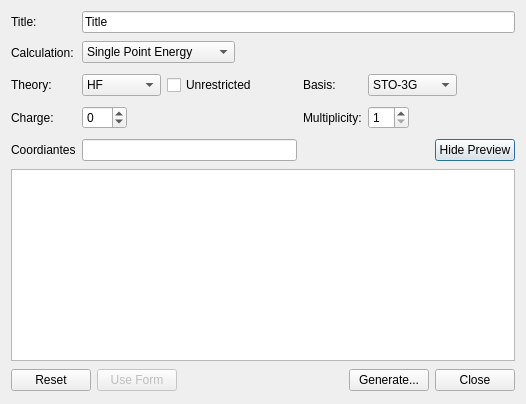
<?xml version="1.0" encoding="UTF-8"?>
<ui version="4.0">
 <class>TeraChemInputDialog</class>
 <widget class="QDialog" name="TeraChemInputDialog">
  <property name="geometry">
   <rect>
    <x>0</x>
    <y>0</y>
    <width>621</width>
    <height>471</height>
   </rect>
  </property>
  <property name="sizePolicy">
   <sizepolicy hsizetype="Fixed" vsizetype="Fixed">
    <horstretch>0</horstretch>
    <verstretch>0</verstretch>
   </sizepolicy>
  </property>
  <property name="windowTitle">
   <string>TeraChem Input</string>
  </property>
  <layout class="QVBoxLayout" name="verticalLayout">
   <property name="sizeConstraint">
    <enum>QLayout::SetFixedSize</enum>
   </property>
   <item>
    <layout class="QGridLayout" name="gridLayout">
     <item row="0" column="0">
      <widget class="QLabel" name="label_7">
       <property name="text">
        <string>Title:</string>
       </property>
       <property name="buddy">
        <cstring>titleLine</cstring>
       </property>
      </widget>
     </item>
     <item row="0" column="1" colspan="3">
      <widget class="QLineEdit" name="titleLine">
       <property name="text">
        <string>Title</string>
       </property>
      </widget>
     </item>
     <item row="1" column="0">
      <widget class="QLabel" name="label">
       <property name="text">
        <string>Calculation:</string>
       </property>
       <property name="buddy">
        <cstring>calculationCombo</cstring>
       </property>
      </widget>
     </item>
     <item row="1" column="1">
      <layout class="QHBoxLayout" name="horizontalLayout">
       <item>
        <widget class="QComboBox" name="calculationCombo">
         <property name="currentIndex">
          <number>0</number>
         </property>
         <item>
          <property name="text">
           <string>Single Point Energy</string>
          </property>
         </item>
         <item>
          <property name="text">
           <string>Gradient</string>
          </property>
         </item>
         <item>
          <property name="text">
           <string>Geometry Optimization</string>
          </property>
         </item>
        </widget>
       </item>
       <item>
        <spacer name="horizontalSpacer_2">
         <property name="orientation">
          <enum>Qt::Horizontal</enum>
         </property>
         <property name="sizeHint" stdset="0">
          <size>
           <width>18</width>
           <height>27</height>
          </size>
         </property>
        </spacer>
       </item>
      </layout>
     </item>
     <item row="2" column="0">
      <widget class="QLabel" name="label_2">
       <property name="text">
        <string>Theory:</string>
       </property>
       <property name="buddy">
        <cstring>theoryCombo</cstring>
       </property>
      </widget>
     </item>
     <item row="2" column="1">
      <layout class="QHBoxLayout" name="horizontalLayout_2">
       <item>
        <widget class="QComboBox" name="theoryCombo">
         <property name="editable">
          <bool>false</bool>
         </property>
         <property name="currentIndex">
          <number>0</number>
         </property>
         <item>
          <property name="text">
           <string>HF</string>
          </property>
         </item>
         <item>
          <property name="text">
           <string>BLYP</string>
          </property>
         </item>
         <item>
          <property name="text">
           <string>B3LYP</string>
          </property>
         </item>
         <item>
          <property name="text">
           <string>B3LYP1</string>
          </property>
         </item>
         <item>
          <property name="text">
           <string>B3LYP5</string>
          </property>
         </item>
         <item>
          <property name="text">
           <string>PBE</string>
          </property>
         </item>
         <item>
          <property name="text">
           <string>REVPBE</string>
          </property>
         </item>
        </widget>
       </item>
       <item>
        <widget class="QCheckBox" name="checkUnrestricted">
         <property name="text">
          <string>Unrestricted</string>
         </property>
        </widget>
       </item>
       <item>
        <spacer name="horizontalSpacer_3">
         <property name="orientation">
          <enum>Qt::Horizontal</enum>
         </property>
         <property name="sizeHint" stdset="0">
          <size>
           <width>40</width>
           <height>20</height>
          </size>
         </property>
        </spacer>
       </item>
      </layout>
     </item>
     <item row="4" column="0">
      <widget class="QLabel" name="label_3">
       <property name="text">
        <string>Charge:</string>
       </property>
       <property name="buddy">
        <cstring>chargeSpin</cstring>
       </property>
      </widget>
     </item>
     <item row="4" column="1">
      <layout class="QHBoxLayout" name="horizontalLayout_4">
       <item>
        <widget class="QSpinBox" name="chargeSpin">
         <property name="minimum">
          <number>-99</number>
         </property>
         <property name="value">
          <number>0</number>
         </property>
        </widget>
       </item>
       <item>
        <spacer name="horizontalSpacer_4">
         <property name="orientation">
          <enum>Qt::Horizontal</enum>
         </property>
         <property name="sizeHint" stdset="0">
          <size>
           <width>58</width>
           <height>27</height>
          </size>
         </property>
        </spacer>
       </item>
      </layout>
     </item>
     <item row="5" column="0">
      <widget class="QLabel" name="label_10">
       <property name="text">
        <string>Coordiantes</string>
       </property>
      </widget>
     </item>
     <item row="5" column="1">
      <layout class="QHBoxLayout" name="horizontalLayout_9">
       <item>
        <widget class="QLineEdit" name="coordFile"/>
       </item>
      </layout>
     </item>
     <item row="4" column="2">
      <widget class="QLabel" name="label_6">
       <property name="text">
        <string>Multiplicity:</string>
       </property>
       <property name="buddy">
        <cstring>multiplicitySpin</cstring>
       </property>
      </widget>
     </item>
     <item row="2" column="2">
      <widget class="QLabel" name="label_5">
       <property name="text">
        <string>Basis:</string>
       </property>
       <property name="buddy">
        <cstring>basisCombo</cstring>
       </property>
      </widget>
     </item>
     <item row="2" column="3">
      <layout class="QHBoxLayout" name="horizontalLayout_6">
       <item>
        <widget class="QComboBox" name="basisCombo">
         <property name="accessibleDescription">
          <string notr="true"/>
         </property>
         <property name="currentIndex">
          <number>0</number>
         </property>
         <item>
          <property name="text">
           <string>STO-3G</string>
          </property>
         </item>
         <item>
          <property name="text">
           <string>3-21G</string>
          </property>
         </item>
         <item>
          <property name="text">
           <string>6-31G(d)</string>
          </property>
         </item>
         <item>
          <property name="text">
           <string>6-31G(d,p)</string>
          </property>
         </item>
         <item>
          <property name="text">
           <string>6-31+G(d)</string>
          </property>
         </item>
         <item>
          <property name="text">
           <string>6-311G(d)</string>
          </property>
         </item>
         <item>
          <property name="text">
           <string>cc-pVDZ</string>
          </property>
         </item>
        </widget>
       </item>
       <item>
        <spacer name="horizontalSpacer_6">
         <property name="orientation">
          <enum>Qt::Horizontal</enum>
         </property>
         <property name="sizeHint" stdset="0">
          <size>
           <width>58</width>
           <height>26</height>
          </size>
         </property>
        </spacer>
       </item>
      </layout>
     </item>
     <item row="5" column="3">
      <layout class="QHBoxLayout" name="horizontalLayout_10">
       <item>
        <spacer name="horizontalSpacer_8">
         <property name="orientation">
          <enum>Qt::Horizontal</enum>
         </property>
         <property name="sizeHint" stdset="0">
          <size>
           <width>18</width>
           <height>26</height>
          </size>
         </property>
        </spacer>
       </item>
       <item>
        <widget class="QPushButton" name="moreButton">
         <property name="sizePolicy">
          <sizepolicy hsizetype="Fixed" vsizetype="Fixed">
           <horstretch>0</horstretch>
           <verstretch>0</verstretch>
          </sizepolicy>
         </property>
         <property name="text">
          <string>Hide Preview</string>
         </property>
        </widget>
       </item>
      </layout>
     </item>
     <item row="4" column="3">
      <layout class="QGridLayout" name="gridLayout_2">
       <item row="0" column="0">
        <widget class="QSpinBox" name="multiplicitySpin">
         <property name="minimum">
          <number>1</number>
         </property>
         <property name="value">
          <number>1</number>
         </property>
        </widget>
       </item>
       <item row="0" column="1">
        <spacer name="horizontalSpacer_5">
         <property name="orientation">
          <enum>Qt::Horizontal</enum>
         </property>
         <property name="sizeHint" stdset="0">
          <size>
           <width>40</width>
           <height>20</height>
          </size>
         </property>
        </spacer>
       </item>
      </layout>
     </item>
    </layout>
   </item>
   <item>
    <widget class="QTextEdit" name="previewText">
     <property name="enabled">
      <bool>true</bool>
     </property>
     <property name="font">
      <font>
       <family>Monospace</family>
       <stylestrategy>PreferAntialias</stylestrategy>
      </font>
     </property>
     <property name="readOnly">
      <bool>false</bool>
     </property>
     <property name="acceptRichText">
      <bool>false</bool>
     </property>
    </widget>
   </item>
   <item>
    <layout class="QHBoxLayout" name="horizontalLayout_3">
     <property name="sizeConstraint">
      <enum>QLayout::SetFixedSize</enum>
     </property>
     <item>
      <widget class="QPushButton" name="resetButton">
       <property name="text">
        <string>Reset</string>
       </property>
      </widget>
     </item>
     <item>
      <widget class="QPushButton" name="enableFormButton">
       <property name="enabled">
        <bool>false</bool>
       </property>
       <property name="text">
        <string>Use Form</string>
       </property>
      </widget>
     </item>
     <item>
      <spacer name="horizontalSpacer">
       <property name="orientation">
        <enum>Qt::Horizontal</enum>
       </property>
       <property name="sizeHint" stdset="0">
        <size>
         <width>48</width>
         <height>26</height>
        </size>
       </property>
      </spacer>
     </item>
     <item>
      <widget class="QPushButton" name="generateButton">
       <property name="text">
        <string>Generate...</string>
       </property>
      </widget>
     </item>
     <item>
      <widget class="QPushButton" name="closeButton">
       <property name="text">
        <string>Close</string>
       </property>
      </widget>
     </item>
    </layout>
   </item>
  </layout>
 </widget>
 <tabstops>
  <tabstop>titleLine</tabstop>
  <tabstop>calculationCombo</tabstop>
  <tabstop>theoryCombo</tabstop>
  <tabstop>basisCombo</tabstop>
  <tabstop>chargeSpin</tabstop>
  <tabstop>moreButton</tabstop>
  <tabstop>previewText</tabstop>
  <tabstop>generateButton</tabstop>
  <tabstop>closeButton</tabstop>
  <tabstop>resetButton</tabstop>
  <tabstop>enableFormButton</tabstop>
 </tabstops>
 <resources/>
 <connections>
  <connection>
   <sender>closeButton</sender>
   <signal>clicked()</signal>
   <receiver>TeraChemInputDialog</receiver>
   <slot>close()</slot>
   <hints>
    <hint type="sourcelabel">
     <x>451</x>
     <y>411</y>
    </hint>
    <hint type="destinationlabel">
     <x>258</x>
     <y>243</y>
    </hint>
   </hints>
  </connection>
 </connections>
</ui>
